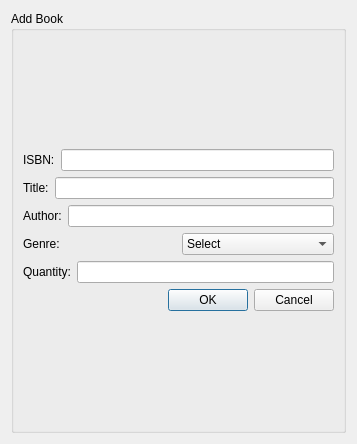
<?xml version="1.0" encoding="UTF-8"?>
<ui version="4.0">
 <class>addBook</class>
 <widget class="QDialog" name="addBook">
  <property name="geometry">
   <rect>
    <x>0</x>
    <y>0</y>
    <width>357</width>
    <height>444</height>
   </rect>
  </property>
  <property name="minimumSize">
   <size>
    <width>357</width>
    <height>0</height>
   </size>
  </property>
  <property name="windowTitle">
   <string>Dialog</string>
  </property>
  <layout class="QGridLayout" name="gridLayout_2">
   <item row="0" column="0">
    <widget class="QGroupBox" name="groupBox">
     <property name="title">
      <string>Add Book</string>
     </property>
     <layout class="QGridLayout" name="gridLayout">
      <item row="0" column="0">
       <layout class="QVBoxLayout" name="verticalLayout">
        <item>
         <layout class="QHBoxLayout" name="horizontalLayout_5">
          <item>
           <widget class="QLabel" name="label_isbn">
            <property name="text">
             <string>ISBN:</string>
            </property>
            <property name="buddy">
             <cstring>line_author</cstring>
            </property>
           </widget>
          </item>
          <item>
           <widget class="QLineEdit" name="line_isbn"/>
          </item>
         </layout>
        </item>
        <item>
         <layout class="QHBoxLayout" name="horizontalLayout_7">
          <item>
           <widget class="QLabel" name="label_title">
            <property name="text">
             <string>Title:</string>
            </property>
            <property name="buddy">
             <cstring>line_author</cstring>
            </property>
           </widget>
          </item>
          <item>
           <widget class="QLineEdit" name="line_title"/>
          </item>
         </layout>
        </item>
        <item>
         <layout class="QHBoxLayout" name="horizontalLayout">
          <item>
           <widget class="QLabel" name="label_author">
            <property name="text">
             <string>Author:</string>
            </property>
            <property name="buddy">
             <cstring>line_author</cstring>
            </property>
           </widget>
          </item>
          <item>
           <widget class="QLineEdit" name="line_author"/>
          </item>
         </layout>
        </item>
        <item>
         <layout class="QHBoxLayout" name="horizontalLayout_6">
          <item>
           <widget class="QLabel" name="label_genre">
            <property name="text">
             <string>Genre:</string>
            </property>
           </widget>
          </item>
          <item>
           <widget class="QComboBox" name="combo_genre">
            <item>
             <property name="text">
              <string>Select</string>
             </property>
            </item>
            <item>
             <property name="text">
              <string>Fiction</string>
             </property>
            </item>
            <item>
             <property name="text">
              <string>Biography</string>
             </property>
            </item>
            <item>
             <property name="text">
              <string>Childrens</string>
             </property>
            </item>
           </widget>
          </item>
         </layout>
        </item>
        <item>
         <layout class="QHBoxLayout" name="horizontalLayout_2">
          <item>
           <widget class="QLabel" name="label_quantity">
            <property name="text">
             <string>Quantity:</string>
            </property>
            <property name="buddy">
             <cstring>line_author</cstring>
            </property>
           </widget>
          </item>
          <item>
           <widget class="QLineEdit" name="line_quantity"/>
          </item>
         </layout>
        </item>
        <item>
         <widget class="QDialogButtonBox" name="buttonBox">
          <property name="standardButtons">
           <set>QDialogButtonBox::Cancel|QDialogButtonBox::Ok</set>
          </property>
         </widget>
        </item>
       </layout>
      </item>
     </layout>
    </widget>
   </item>
  </layout>
 </widget>
 <resources/>
 <connections/>
</ui>
